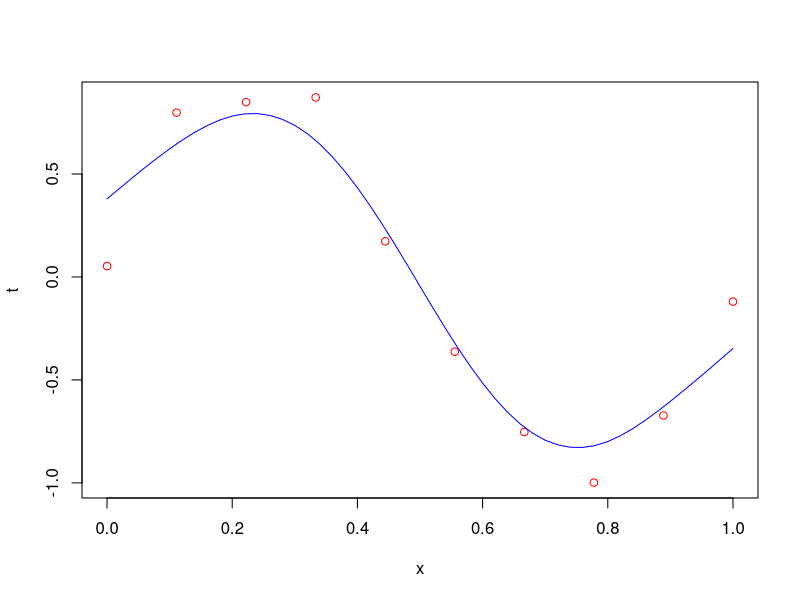
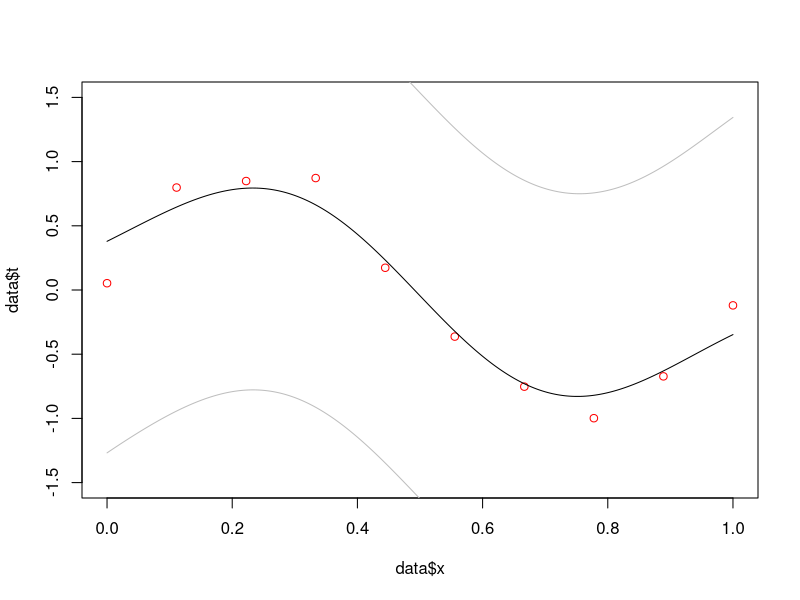
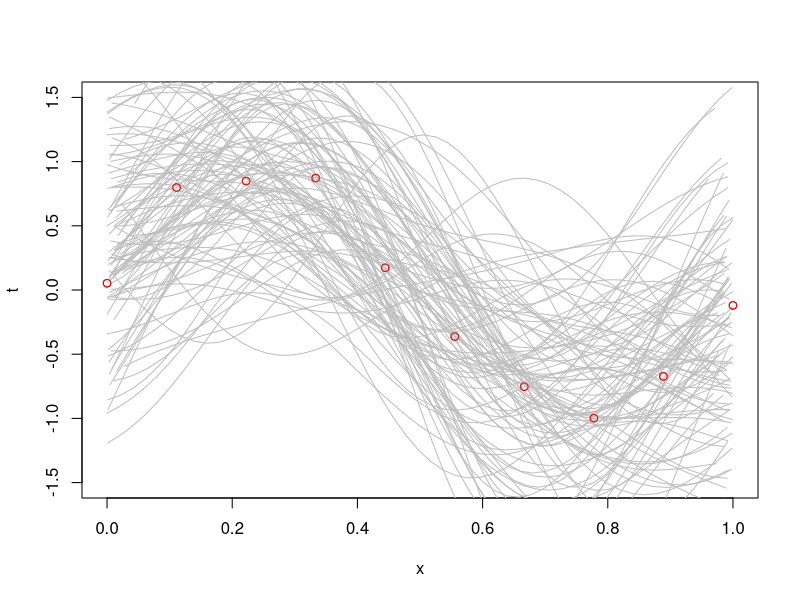

These charts were generated, in order, by the following R code:
## ---- chunk 1

library(splines)
library(MASS)

M <- 9
delta <- 0.5
a0 <- -1/2
b0 <- 0
basis_type <- 'Gauss'
test.x <- seq(0,1,1/1000)

data <- read.csv('curve_data.txt', sep = ' ')

phix <- function(x, M, option) {
  phi <- rep(0, M)
  if (option == "poly") {
    for (i in 1:(M)) {
      phi[i] <- x**i
    }
  }
  if (option == "Gauss") {
    for (i in 1:(M)) {
      phi[i] <- exp(-((x-i/(M))**2)/0.1)
    }
    
  }
  phi
}

gamma.a <- function(a0, N) { a0 + N/2 }
# b according to Bishop
gamma.b <- function(b0, N, var_mle) { b0 + (N/2) * var_mle }
# b according to Omiros (SLIDE 13 OF Prior Modelling)
# but we don't know K?? K:=g(D+gΦTΦ)−1ΦT
# gamma.b <- function(b0, t, K) { b0 + ((1/2) * t(t) * (diag(length(t)) - K) * t) }

post.params <- function(data, M, option, delta, a0, b0) {
  phi = phix(data$x[1],M, option)
  for (i in 2:length(data$x)) {
    phi_ <- phix(data$x[i], M, option)
    phi = rbind(phi, phi_)  
  }
  phi <- cbind(rep(1,M+1), phi)

  mle <- lm.fit(phi, data$t)
  var_mle <- var(mle$fitted.values)
  posterior.a <- gamma.a(a0, length(data$x))
  posterior.b <- gamma.b(b0, length(data$x), var_mle)
  # expected value of the gamma dist
  posterior.g.expected_value <- posterior.a / posterior.b
  
  g <- posterior.g.expected_value
  D <- diag(ncol(phi))
  # (slide 12 or 13 - are equivalent)
  Q <- ((g^(-1) * (delta * D)) + t(phi) %*% phi)
  # (slide 12) NOT sure why this doesn't line up with slide 13
  w <- solve(Q) %*% (t(phi) %*% data$t)
  t <- phi%*%w

  # FIXME: Return a key-value
  return(list(Q, w, t, posterior.a, posterior.b))
}

answer <- post.params(data, 9, "Gauss", delta, a0, b0)
linear_predictor <- answer[[3]]
posterior.a <- answer[[4]]
posterior.b <- answer[[5]]

plot(data, col ='red')

lines(predict(splines::interpSpline(data$x, linear_predictor)), col ='blue')

pediction.bayes <- function(data, x, M, basis_type, delta) {
  input_data_params <- post.params(data, M, basis_type, delta, a0, b0)
  Qbayes <- input_data_params[[1]]
  wbayes <- input_data_params[[2]]
  
  # create phi(testx) by sending all the test x to phix
  phi.test.x <- matrix(nrow = length(test.x), ncol = M+1)
  for (n in 1:length(test.x)) {
    phi.test.x[n,] <- c(1, phix(test.x[n], M, basis_type))
  }
  
  test.y <- matrix(nrow = length(test.x), ncol = 2)
  dimnames(test.y)[[2]] <- list("test.x", "test.y")
  for (n in 1:nrow(phi.test.x)) {
    test.y[n,"test.x"] <- test.x[n]
    test.y[n,"test.y"] <- t(phi.test.x[n,]) %*% wbayes
  }

  Qbayesinv <- solve(Qbayes)
# WAS THIS
#   Qbayesinv <- solve(Qbayes)
#   covmatrix <- phi.test.x %*% Qbayesinv %*% t(phi.test.x) + 1/q
  # ACCORDING TO SLIDE 13?
  f <- (1 + phi.test.x %*% Qbayesinv %*% t(phi.test.x))
  covmatrix <- (posterior.a/posterior.b) * f

  return(list(test.y, covmatrix, Qbayes, wbayes, covmatrix))
}

result <- pediction.bayes(data, test.x, M, basis_type, delta)
test.ys <- result[1][[1]]
sds <- sqrt(diag(result[2][[1]]))
Qbayes <- result[3][[1]]
wbayes <- result[4][[1]]

plot(data$x, data$t, ylim = range(-1.5:1.5), col = 'red')
lines(x = test.ys[,"test.x"], y = test.ys[,"test.y"])
lines(x = test.ys[,"test.x"], y = (test.ys[,"test.y"] + sds), col = 'grey')
lines(x = test.ys[,"test.x"], y = (test.ys[,"test.y"] - sds), col = 'grey')

plot(data, col = 'red', ylim = range(-1.5:1.5))

nsims <- 100
mins <- rep(0, nsims)
maxs <- rep(0, nsims)

for (sim in 1:nsims) {
  # generate random draws of N(w,cov) and plot random xs evaluated for each
  # Procedure: 
  #  1) generate a random draw of N(w, cov) -> this becomes a new (random) w (from the same distribution as wbayes)
  wbayesrand <- mvrnorm(n = 1, wbayes, Sigma = solve(Qbayes))
  #  2) generate 100 random xs to calculate phix(x...)
  xs <- runif(100)
  #  3) generate their y's as t(phix(xs)) %*% wbayesrand
  ys <- rep(0, length(xs))
  for (n in 1:length(xs)) {
    testphi <- c(1, phix(xs[n], M, basis_type))
    ys[n] <- t(testphi) %*% wbayesrand
  }
  mins[sim] <- min(ys)
  maxs[sim] <- max(ys)
  lines(predict(splines::interpSpline(xs, ys)), col ='grey')
}
points(data, col ='red')

